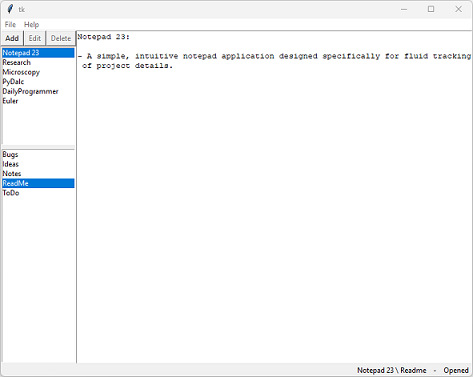

Reproduce this figure in Python.
#!/usr/bin/env python3

# PyPad - Python Organized ScratchPad for scientific purposes
#
# v0.0.1 Beta
# Date: 8-19-2023
# Author: Tom Smith (tom DOT briggs DOT smith AT gmail DOT com)


import os
import os.path
import tkinter as tk
from tkinter import ttk
import tkinter.messagebox as mb


class DataHandle:
    basepath = r'C:\Users\rootp\Documents\Code\Python\GUI\Notepad 23'
    datapath = r'userData\Categories'
    listbox_elem_type = None
    EditLbox_old_entry = None
    EditLbox_new_entry = None
    slctn_path = {'category' : None, 'file' : None}
    lb_last_focus = None
    status = "I've got a lovely bunch of coconuts."


class FileOps():
    '''TODO: 
        - Add failsafe datapath so cwd() is used if user definition fails
        - Do better checking on user defined paths existence / (RW)ability'''
    def __init__(self, base_path=None, data_path=None):
        if base_path:
            self.path = fr'{os.path.abspath(base_path)}'
        else:
            self.path = fr'{os.getcwd()}'

        if data_path:
            self.path = fr'{self.path}\\{data_path}'

        if not os.path.exists(self.path):
            raise FileNotFoundError(self.path, " non-existent")

        self.dh = DataHandle()

    def get_base(self):
        """Return a properly formatted path string, compiled from DataHandle and slctn_path[]"""
        base = self.path
        ctgry = self.dh.slctn_path['category']
        file = self.dh.slctn_path['file']

        try:
            if file:
                base = f'{base}\\{ctgry}\\{file}'
            else:
                base = f'{base}\\{ctgry}'

        except:
            print('ERROR: FileOps():: get_base():: ValueError')

        return base

    def get_files(self):
        """Return a list of files from get_base() or False otherwise."""
        files = []
        path = self.get_base()

        if self.is_file():
            print(f"WARNING: FileOps():: get_files():: '{path}' is a regular file, not iterable")
            return False

        for file in os.listdir(path):
            files.append(file)

        if len(files) <= 0:
            return False

        return files

    def exists(self):
        if self.is_file() or self.is_dir():
            return False
            
        return True

    def is_file(self, file=None):
        if not file:
            file = self.get_base()

        return os.path.isfile(file)

    def is_dir(self):
        file = self.get_base()
        #print(f"DEBUG: is_dir():: {file}")
        return os.path.isdir(file)

    def is_rw(self):
        file = self.get_base()
        os.access(file, os.R_OK & os.W_OK)

    def touch(self):
        file = self.get_base()

        if self.is_file():
            print(fr'WARNING: Could not create file "{file}". File exists.')
            return False

        fd = open(file, "x")
        fd.close()

        return True

    def mkdir(self):
        file = self.get_base()

        if self.is_dir():
            print(fr'WARNING: Did not create directory: "{file}". Directory exists.')
            return False
        else:
            os.mkdir(file)

        return True

    def rename(self, new):
        file = self.get_base()
        tmp = file.split("\\")
        new_path = "\\".join(tmp[0:-1])

        os.rename(file, fr'{new_path}\\{new}')

    def delete(self):
        file = self.get_base()

        if self.is_file():
            os.remove(file)
            return True
        else:
            files = os.listdir(file)

            for dlt in files:
                os.remove(f'{file}\\{dlt}')

            os.rmdir(file)
            return True


class EditableListbox(tk.Listbox):
    """A listbox where you can directly edit an item via double-click
        Source: https://stackoverflow.com/questions/64609658/python-tkinter-listbox-text-edit-in-gui"""
    def __init__(self, master, **kwargs):
        super().__init__(master, **kwargs)
        self.edit_item = None

    def start_edit(self, index, accept_func=None,cancel_func=None):
        self.cur_index = index
        self.accept_func = accept_func
        self.cancel_func = cancel_func

        if self.bbox(index) == None:
            self.see(index)

        self.edit_item = index
        DataHandle.EditLbox_old_entry = self.get(index)
        y0 = self.bbox(index)[1]
        entry = tk.Entry(self, borderwidth=0, highlightthickness=1)
        entry.bind("<Return>", self.accept_edit)
        entry.bind("<Escape>", self.cancel_edit)

        entry.insert(0, DataHandle.EditLbox_old_entry)
        entry.selection_from(0)
        entry.selection_to("end")
        entry.place(relx=0, y=y0, relwidth=1, width=-1)
        entry.focus_set()
        entry.grab_set()

    def cancel_edit(self, event):
        DataHandle.EditLbox_new_entry = None
        event.widget.destroy()

        self.selection_clear(0, "end")
        self.selection_set(self.cur_index)

        if self.cancel_func:
            self.cancel_func(self)

    def accept_edit(self, event):
        DataHandle.EditLbox_new_entry = event.widget.get()
        self.delete(self.edit_item)
        self.insert(self.edit_item, DataHandle.EditLbox_new_entry)
        event.widget.destroy()

        self.selection_clear(0, "end")
        self.selection_set(self.cur_index)

        if self.accept_func:
            self.accept_func(self)

    def in_listbox(self, item):
        """Check if item is in listbox and return True / False"""
        items = self.get(0, self.size())
        if item in items:
            return True
        else:
            return False


class PyPadGUI():
    def __init__(self):
        # TODO: Change the rest of class to use dh.
        self.dh = DataHandle()
        self.fo = FileOps(DataHandle.basepath, DataHandle.datapath)


        self.__GUI__()
        self.__file_menu__()
        self.__ui__()
        self.__categories__()
        self.__files__()
        self.__notepad__()
        self.__event_handler__()
        self.statusbar()

    """Local GUI Methods"""
    def __GUI__(self):
        self.root = tk.Tk()
        self.root.geometry("777x575")
        self.root.minsize(777, 575)
        self.root.columnconfigure(0, weight=1)
        self.root.columnconfigure(1, weight=200)

        self.root.rowconfigure(0, weight=1)

    def __event_handler__(self):
        self.root.bind("<ButtonRelease-1>", self.click_event)
    
        self.ctgry_list.bind('<ButtonRelease-1>', self.category_click_event)
        self.file_list.bind('<ButtonRelease-1>', self.file_click_event)

        self.notepad.bind("<KeyPress>", self.notepad_edit_event)
        
        self.ctgry_list.bind("<FocusIn>", self.enable_ui_btns)
        self.file_list.bind("<FocusIn>",  self.enable_ui_btns)
        
        self.ctgry_list.bind("<FocusOut>", self.disable_ui_btns)
        self.file_list.bind("<FocusOut>", self.disable_ui_btns)

    def __file_menu__(self):
        ### File Bar
        self.menubar = tk.Menu(self.root)

        # File
        self.filemenu = tk.Menu(self.menubar, tearoff=0)
        self.filemenu.add_command(label="Open", command="")
        self.filemenu.add_command(label="Save", command=self.notepad_save) #save_notepad)
        self.filemenu.add_command(label="Close", command="")
        self.filemenu.add_separator()
        self.filemenu.add_command(label="Exit", command=self.quit)
        
        self.menubar.add_cascade(label="File", menu=self.filemenu)

        # Help
        self.helpmenu = tk.Menu(self.menubar, tearoff=0)
        self.helpmenu.add_command(label="User Manual", command="")
        self.helpmenu.add_command(label="Website", command="")
        self.helpmenu.add_separator()
        self.helpmenu.add_command(label="About", command="")
        
        self.menubar.add_cascade(label="Help", menu=self.helpmenu)

        # Stack our config
        self.root.config(menu=self.menubar)

    def __ui__(self):
        # Frame Structure
        self.upper_frame = tk.Frame(self.root)
        self.upper_frame.pack(side="top", fill="both", expand=True)

        self.left_frame = tk.Frame(self.upper_frame)
        self.left_frame.pack(side="left", fill="both")

        self.right_frame = tk.Frame(self.upper_frame)
        self.right_frame.pack(side="right", fill="both", expand=True)
        
        self.ui_btn_frame = tk.Frame(self.left_frame)
        self.ui_btn_frame.pack(side="top", fill="x")
        
        # Button Area
        self.ui_add = tk.Button(self.ui_btn_frame, text="Add", \
            command=self.listbox_add_clicked)
        self.ui_add.pack(side="left", expand=True, fill="x")
        
        self.ui_edit = tk.Button(self.ui_btn_frame, text="Edit", \
            command=self.listbox_edit_clicked)
        self.ui_edit.pack(side="left", expand=True, fill="x")
        
        self.ui_delete = tk.Button(self.ui_btn_frame, text="Delete", \
            command=self.listbox_delete_clicked)
        self.ui_delete.pack(side="left", expand=True, fill="x")
        self.disable_ui_btns()
        
        # Listbox Panes
        self.ui_pane = tk.PanedWindow(self.left_frame, orient="vertical", sashwidth=5, handlesize=12)
        self.ui_pane.pack(fill="both", expand=1)
        
        # Statusbar
        self.status_frame = tk.Frame(self.root)
        self.status_frame.pack(side="bottom", fill="x")
        self.status_frame['takefocus'] = False
        self.status_frame['padx'] = 3
        self.status_frame['relief'] = "sunken"
        
    def __categories__(self):
        #self.ctgry_list_frame = tk.Frame(self.ui_pane)
        #self.ctgry_list_frame.pack(side="top")
        
        #self.cat_scrllbr = tk.Scrollbar(self.ui_pane)
        #self.cat_scrllbr.pack(side="right", fill="y")

        self.ctgry_list = EditableListbox(self.ui_pane)#, yscrollcommand=self.cat_scrllbr.set)
        #self.ctgry_list.pack(side="top")
        self.ui_pane.add(self.ctgry_list)
        
        # Populate categories by directory structure
        categories = os.listdir(DataHandle.datapath)
        categories.sort()

        if len(categories) == 0:
            self.disable_ui_btns()

        for categ in categories:
            self.ctgry_list.insert("end", categ)

        self.ctgry_list.elem_type = "category"

    def __files__(self):
        # File listview
        #self.file_list_frame = tk.Frame(self.left_frame)
        #self.file_list_frame.pack(side="top")

        #self.file_scrllbr = tk.Scrollbar(self.ui_pane)
        #self.file_scrllbr.pack(side="right", fill="y")

        self.file_list = EditableListbox(self.ui_pane)#, yscrollcommand=self.file_scrllbr.set)
        #self.file_list.pack(side="top")
        self.ui_pane.add(self.file_list)
        
        self.file_list.elem_type = "file"

    def __notepad__(self):
        # Notepad Window
        self.notepad = tk.Text(self.right_frame)
        self.notepad_disable()
        self.notepad.pack(side="right", fill="both", expand=True)

    """Public Functions"""
    def statusbar(self, text=None):
        """Dual purpose tk.Label instantiation / Statusbar update function"""
        try: # if not self.sb
            self.sb
        except: # then
            self.sb = tk.Label(self.status_frame)
            self.sb.pack(side="right", fill="y")
            
        else: # else
            """Update status bar path location and/or included state message."""
            padding = "    "
            pad_char = "-"
            pad = ""

            cat = DataHandle.slctn_path['category']
            if cat:
                cat = cat.capitalize()
                pad = f"{padding}{pad_char}{padding}"
            else:
                cat = ""

            file = DataHandle.slctn_path['file']
            if file:
                file = f" \ {file.capitalize()}"
                pad = f"{padding}{pad_char}{padding}"
            else:
                file = ""

            path = f"{cat}{file}"

            if text:
                DataHandle.status = text
            else:
                DataHandle.status = self.sb['text'].split("-")[-1].strip("    ")
                
            self.sb['text'] = f"{path}{pad}{DataHandle.status}"

    def set_slctn_path(self):
        """Update the UserHandle selection path after environment changes.
        Works based off the highlighted curselection()"""
        #print(f"DEBUG: set_slctn_path(PRE):: {DataHandle.slctn_path}")
        wdgt = self.root.focus_get()

        try:
            indx = wdgt.curselection()[0]
            #print("DEBUG: set_slctn_path():: Try block")
        except:
            indx = wdgt.size() - 1
            #print("DEBUG: set_slctn_path():: Except block")


        if wdgt.elem_type == "file":
            DataHandle.slctn_path['file'] = wdgt.get(indx)

        elif wdgt.elem_type == "category":
            DataHandle.slctn_path['category'] = wdgt.get(indx)
            DataHandle.slctn_path['file'] = None

        else:
            print("ERROR:: PyPadGUI:: set_slctn_path():: unknown circumstance.")

        #print(f"DEBUG: set_slctn_path(POST):: {DataHandle.slctn_path}")
        self.statusbar()
        return fr"{DataHandle.slctn_path['category']}\\{DataHandle.slctn_path['file']}"
        
    """Public Event Handling Methods"""
    def click_event(self, event):
        self.highlight_selection()
    
    def category_click_event(self, event):
        self.enable_ui_btns()
        self.notepad_save()
        self.notepad_clear()

        self.set_slctn_path()

        indx = self.ctgry_list.curselection()[0]
        selctn = self.ctgry_list.get(indx)
        DataHandle.slctn_path['category'] = selctn
        DataHandle.slctn_path['file'] = None

        self.file_list.delete(0, "end")
        self.file_list['state'] = "normal"

        files = self.fo.get_files()

        if files:
            for file in files:
                self.file_list.insert("end", file)

        self.notepad_disable()
        DataHandle.lb_last_focus = self.ctgry_list

    def file_click_event(self, event, indx=None):
        self.enable_ui_btns()
        if DataHandle.slctn_path['file']:
            self.notepad_save()

        if event.widget.size() > 0:
            try:
                indx = self.file_list.curselection()[0]
            except IndexError:
                print("ERROR: PyPadGUI:: file_click_event():: Index out of range")

            self.set_slctn_path()

            self.notepad_clear()
            self.notepad_open(DataHandle.slctn_path['file'])
            DataHandle.lb_last_focus = self.file_list
            #self.notepad.focus_set()
    
    """Public Listbox Methods"""
    def listbox_add_clicked(self):
        
        self.listbox_handle("add")
        #print(f"DEBUG: listbox_add_clicked():: {DataHandle.slctn_path}")

    def listbox_edit_clicked(self):
        self.listbox_handle("edit")

    def listbox_delete_clicked(self):
        self.listbox_handle("delete")

    def listbox_handle(self, func=None):
        lb_widget = self.root.focus_get()

        if lb_widget.size() == 0:
            self.disable_ui_btns()
            self.listbox_add(lb_widget)
            return

        else:
            try:
                indx = lb_widget.curselection()[0]
            except:
                #print("WARNING: Supressed error for quiet UI behavior: Unknown circumstance - JJWWUSKKWUU")
                mb.showwarning("Warning - Nothing Selected", "You must make a selection before applying an operation.")
                return False

        if not lb_widget.elem_type in ['category', 'file']:
            print("WARNING: _listbox_handle():: lb_widget.listbox_name:: ValueError: Undefined")
            return None

        # Process UI event code and make respective handle calls
        if func == "add":
            self.listbox_add(lb_widget)
            #print(f"DEBUG: listbox_handle():: {DataHandle.slctn_path}")

        elif func == "edit":
            self.listbox_edit(lb_widget)

        elif func == "delete":
            self.listbox_delete(lb_widget)

        else:
            print("WARNING: listbox_handle(): ", func, " invalid argument.")
            return None

    def listbox_add(self, wdgtObj):
        #print(f"DEBUG: listbox_add():: {DataHandle.slctn_path}")
        val = "New Entry"
        entry = val
        
        vals = wdgtObj.get(0, "end")
        if val in vals:
            inc = 1
            while entry in vals:
                entry = f"{val} {inc}"
                inc += 1

        wdgtObj.insert("end", entry)
        indx = wdgtObj.size() - 1
        wdgtObj.start_edit(indx, self.listbox_add_callback, self.listbox_cancel_callback)

    def listbox_add_callback(self, wdgtObj):
        #print(f"DEBUG: listbox_add_callback():: {DataHandle.slctn_path}")
        #print(f"DEBUG: listbox_add_callback():: winfo_name(wdgtObj):: {wdgtObj.winfo_name()}")
        DataHandle.lb_last_focus.focus_set()
        self.set_slctn_path()
        
        indx = wdgtObj.curselection()[0]
        
        if wdgtObj.elem_type == "file":
            if self.fo.is_file():
                mb.showerror(title="Error - File Exists", message="ERROR: That file already exists.")
                wdgtObj.start_edit(indx, self.listbox_add_callback)
                return False
                
            DataHandle.slctn_path['file'] = DataHandle.EditLbox_new_entry
            self.fo.touch()

        elif wdgtObj.elem_type == "category":
            if self.fo.is_dir():
                mb.showerror(title="Error - File Exists", message="ERROR: That folder already exists.")
                wdgtObj.start_edit(indx, self.listbox_add_callback)
                return False
                
            DataHandle.slctn_path['category'] = DataHandle.EditLbox_new_entry
            self.fo.mkdir()

        else:
            print("ERROR:: listbox_file_add():: Unknown Error - AABBCC93829283")
            return False

        wdgtObj.selection_set(indx)
        self.set_slctn_path()

    def listbox_cancel_callback(self, wdgtObj):
        wdgtObj.delete(wdgtObj.curselection()[0])

    def listbox_edit(self, wdgtObj):
        indx = wdgtObj.curselection()[0]
        wdgtObj.start_edit(indx, self.listbox_edit_callback)
        #print("DEBUG: listbox_edit():: Focus returned")

    def listbox_edit_callback(self, wdgtObj):
        self.fo.rename(DataHandle.EditLbox_new_entry)
        DataHandle.slctn_path['category'] = DataHandle.EditLbox_new_entry
        DataHandle.lb_last_focus.focus_set()

    def listbox_delete(self, wdgtObj):
        wdgtObj = self.root.focus_get()
        elem = wdgtObj.get(wdgtObj.curselection()[0])
        del_bool = mb.askyesno("Confirm Delete", f'You are about to delete "{elem}".\nThis will permenantly delete the folder and all files.\n\nAre you sure?')


        if del_bool:
            self.fo.delete()
            wdgtObj.delete(wdgtObj.curselection()[0])

            if wdgtObj.elem_type == "category":
                self.file_list.delete(0, "end")

    """Public Notepad Methods"""
    def notepad_edit_event(self, event):
        if self.notepad.edit_modified():
            self.statusbar("Modified")

    def notepad_enable(self):
        self.notepad.config(cursor="xterm")
        self.notepad.config(bg="#ffffff")
        self.notepad.config(state="normal")

        self.statusbar()

    def notepad_disable(self):
        self.notepad.config(cursor="arrow")
        self.notepad.config(bg="#F0F0F0")
        self.notepad.config(state="disabled")

        self.statusbar("Nothing Open")

    def notepad_clear(self):
        self.notepad.delete("0.0", "end")

    def notepad_open(self, file):
        self.statusbar("Opening...")
        try:
            fd = open(self.fo.get_base(), "r")
        except FileNotFoundError:
            print("ERROR: that file does not exist. TODO: Make this a messageBOX")
            return False

        self.notepad_enable()
        self.notepad_clear()

        chunk = fd.read(1024)
        while chunk != '':
            self.notepad.insert("end", chunk)
            chunk = fd.read(1024)

        fd.close()

        self.statusbar("Opened")
        self.notepad.edit_modified(False)

    def notepad_save(self):
        self.statusbar("Saving...")
        #print(f"DEBUG: notepad_save():: {DataHandle.slctn_path}")
        if DataHandle.slctn_path['file'] == None or \
            DataHandle.slctn_path['category'] == None:
            self.statusbar("Nothing to Save")
            return False

        elif not self.notepad.edit_modified():
            self.statusbar("Not Modified")
            return False

        try:
            fd = open(self.fo.get_base(), "w")
        except FileNotFoundError:
            print("ERROR: PyPadGUI:: notepad_save():: File could not be found on system.")

        # TODO: Make this section write through chunks from notepad
        blob = self.notepad.get("0.0", "end")
        fd.write(blob)
        fd.close()

        self.statusbar("Saved")
        self.notepad.edit_modified(False)
        return True

    """Misc UI Functions"""
    def enable_ui_btns(self, event=None):
        self.ui_edit['state'] = 'normal'
        self.ui_delete['state'] = 'normal'

    def disable_ui_btns(self, event=None):
        self.ui_edit['state'] = 'disabled'
        self.ui_delete['state'] = 'disabled'

    def highlight_selection(self):
        """Update the selection highlight color respective to the path.
        TODO: Rewrite this as to not require .get calls every loop"""
        bg_color = "#FFFFFF"
        fg_color = "#000000"
        bg_select = "#0078d7"
        fg_select = "#FFFFFF"

        select_opts = {'bg' : bg_color, 'fg' : fg_color}
        selected_opts = {'bg' : bg_select, 'fg' : fg_select}
        
        categ_size = self.ctgry_list.size() - 1
        file_size = self.file_list.size() - 1
        
        for item in range(categ_size):
            if self.ctgry_list.get(item) == self.dh.slctn_path['category']:
                self.ctgry_list.itemconfig(item, selected_opts)
            else:
                self.ctgry_list.itemconfig(item, select_opts)
        
        for item in range(file_size):
            if self.file_list.get(item) == self.dh.slctn_path['file']:
                self.file_list.itemconfig(item, selected_opts)
            else:
                self.file_list.itemconfig(item, select_opts)
    
    """Mainloop()"""
    def mainloop(self):
        self.root.mainloop()
        
    def quit(self):
        self.save()
        self.root.quit()


# Main loop()
if __name__ == "__main__":
    GUI = PyPadGUI()
    GUI.mainloop()
